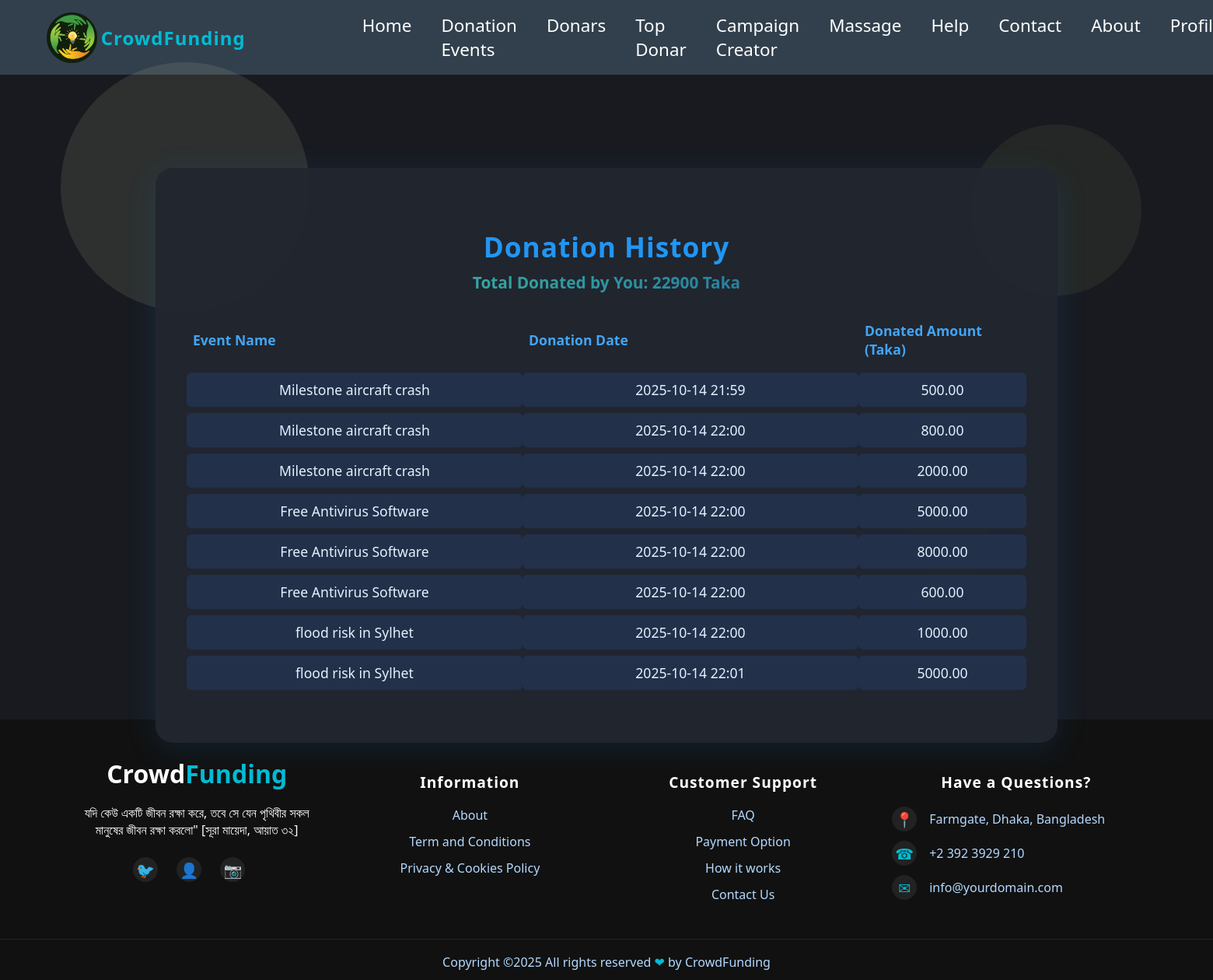
Page /users/history/ (signed in) on the committed database.
### myapp/models.py (models this page shows, shortened)
class Purchase(models.Model):
    user = models.ForeignKey("users.CustomUser", on_delete=models.CASCADE, related_name="purchases")
    event = models.ForeignKey(event, on_delete=models.CASCADE)
    purchased_at = models.DateTimeField(auto_now_add=True)
    amount = models.DecimalField(max_digits=10, decimal_places=2, default=0)
    with_driver = models.BooleanField(default=False)
    from_date = models.DateField(null=True, blank=True)
    to_date = models.DateField(null=True, blank=True)

class event(models.Model):
    event_name = models.CharField(max_length=200)
    description = models.TextField(blank=True)
    Amount = models.DecimalField(max_digits=10, decimal_places=2)
    total_donated = models.DecimalField(max_digits=10, decimal_places=2, default=0)
    image = models.ImageField(upload_to="event_images/", blank=True, null=True)

### users/views.py (the view)
# urls.py: path("history/", views.history, name="history"),
@login_required
def history(request):
    purchases = Purchase.objects.filter(user=request.user).select_related("event")
    from django.db.models import Sum
    total_donated = purchases.aggregate(Sum("amount"))["amount__sum"] or 0
    return render(
        request, "Auth/history.html", {"purchases": purchases, "total_donated": total_donated}
    )

### template/Auth/history.html (shortened to what this page needs)
{% extends 'base.html' %}
{% load static %}
{% block content %}
<div class="animated-bg">
</div>
<div class="table-profile-eventd">
    <h2>Donation History</h2>
    {% if purchases and purchases.count > 0 %}
        <div class="total-donated-amount">Total Donated by You: {{ total_donated }} Taka</div>
        <table class="profile-table">
            <tr>
                <th>Event Name</th>
                <th>Donation Date</th>
                <th>Donated Amount (Taka)</th>
            </tr>
            {% for purchase in purchases %}
            <tr>
                <td>{{ purchase.event.event_name }}</td>
                <td>{{ purchase.purchased_at|date:'Y-m-d H:i' }}</td>
                <td>{{ purchase.amount }}</td>
            </tr>
            {% endfor %}
        </table>
    {% else %}
        <div class="no-amount">No Amount yet.</div>
    {% endif %}
</div>
{% endblock %}

### template/base.html (style rules this page uses)
body { font-family: 'Segoe UI', Arial, sans-serif; background: linear-gradient(120deg, #fff6f9 0%, #f8f8f8 100%); min-height: 100vh; color: #333; margin: 0; }

### template/Auth/history.html (style rules this page uses)
body { background: #181a20; min-height: 100vh; font-family: 'Segoe UI', Arial, sans-serif; overflow-x: hidden; }
.animated-bg { position: fixed; top: 0; left: 0; width: 100vw; height: 100vh; z-index: 0; pointer-events: none; }
.table-profile-eventd { max-width: 1080px; margin: 80px auto 0 auto; background: rgba(35, 39, 47, 0.97); border-radius: 22px; box-shadow: 0 8px 40px rgba(33,150,243,0.13); padding: 48px 40px 36px 40px; text-align: center; animation: fadeIn 0.9s cubic-bezier(.68,-0.55,.27,1.55); position: relative; z-index: 1; }
.table-profile-eventd h2 { color: #2196f3; margin-bottom: 8px; font-size: 2.2rem; font-weight: bold; letter-spacing: 1px; }
.profile-table { width: 100%; font-size: 1.1rem; margin-bottom: 24px; border-collapse: separate; border-spacing: 0 8px; }
.profile-table th { text-align: left; padding: 10px 8px; color: #42a5f5; font-weight: 600; width: 40%; background: transparent; }
.profile-table td { padding: 10px 8px; color: #e3f2fd; background: #22304a; border-radius: 6px; box-shadow: 0 1px 4px rgba(33,150,243,0.04); }
.total-donated-amount { color: #43cea2; font-weight: 700; font-size: 1.3rem; margin-bottom: 18px; background: linear-gradient(90deg,#43cea2 0%,#185a9d 100%); -webkit-background-clip: text; -webkit-text-fill-color: transparent; background-clip: text; }

### rows in the picture
Purchase: event.event_name "Milestone aircraft crash", purchased_at "2025-10-14 21:59", amount "500.00"
Purchase: event.event_name "Milestone aircraft crash", purchased_at "2025-10-14 22:00", amount "800.00"
Purchase: event.event_name "Milestone aircraft crash", purchased_at "2025-10-14 22:00", amount "2000.00"
Purchase: event.event_name "Free Antivirus Software", purchased_at "2025-10-14 22:00", amount "5000.00"
Purchase: event.event_name "Free Antivirus Software", purchased_at "2025-10-14 22:00", amount "8000.00"
Purchase: event.event_name "Free Antivirus Software", purchased_at "2025-10-14 22:00", amount "600.00"
Purchase: event.event_name "flood risk in Sylhet", purchased_at "2025-10-14 22:00", amount "1000.00"
Purchase: event.event_name "flood risk in Sylhet", purchased_at "2025-10-14 22:01", amount "5000.00"

### other values in the picture
{{ total_donated }} "22900"
